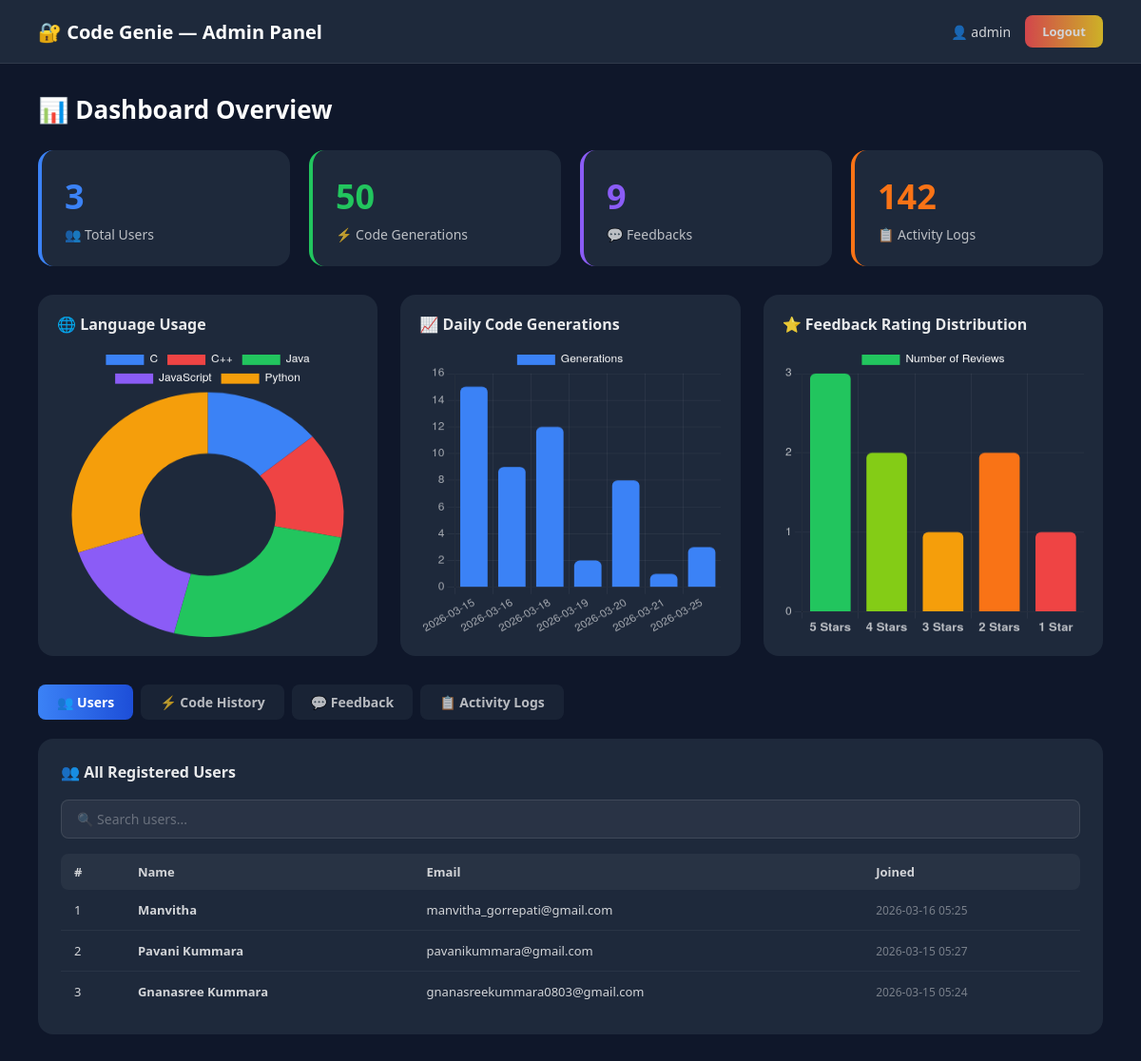
Page /admin/dashboard (signed in) on the earlier database version.
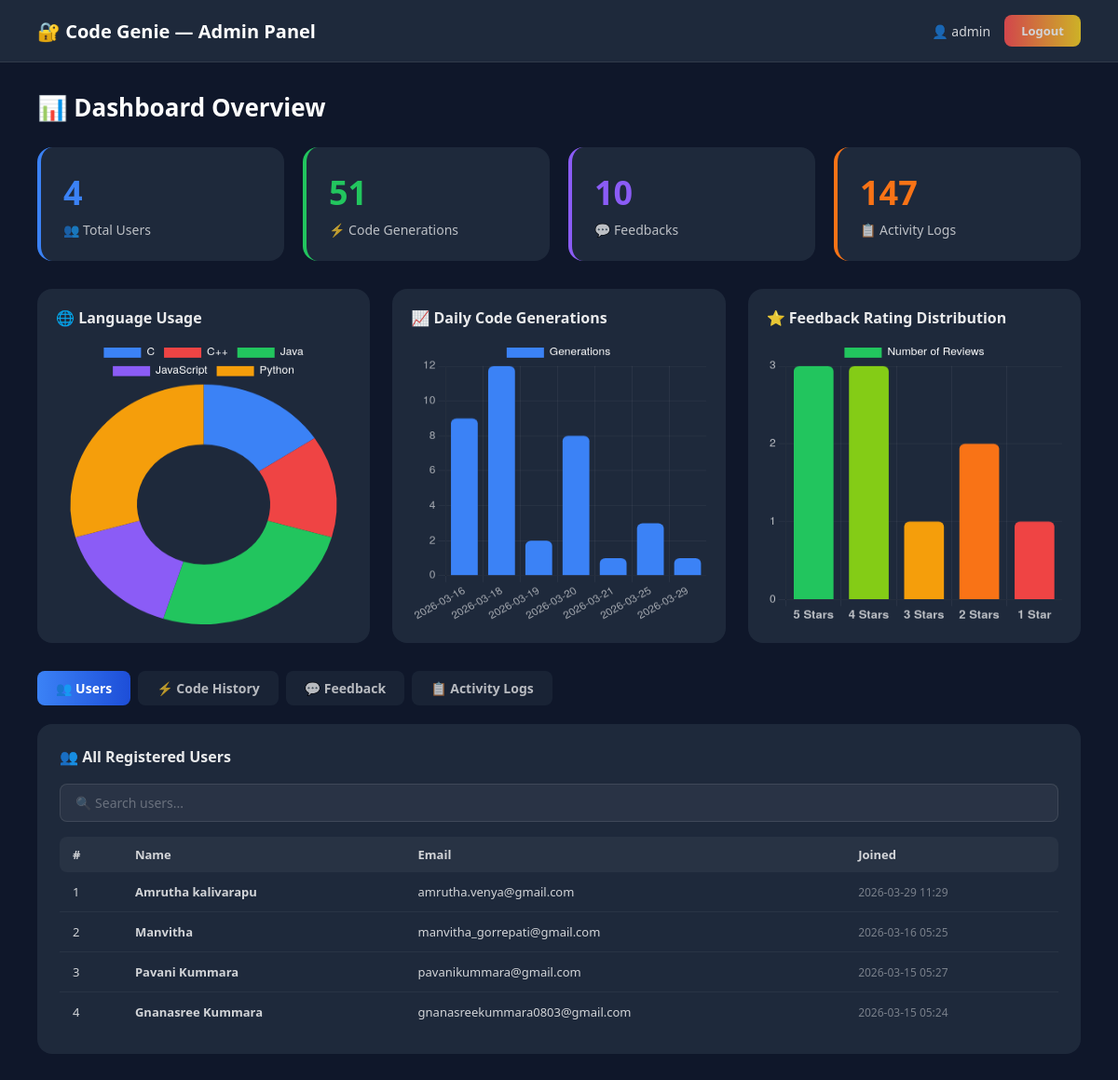
Same page on the later database version.
### tables this page shows
CREATE TABLE users(
    id INTEGER PRIMARY KEY AUTOINCREMENT,
    name TEXT NOT NULL,
    email TEXT UNIQUE NOT NULL,
    password TEXT NOT NULL,
    created_at TIMESTAMP DEFAULT CURRENT_TIMESTAMP
);

### app.py (the view)
@app.route('/admin/dashboard')
def admin_dashboard():
    if 'admin' not in session:
        return redirect(url_for('admin_login'))
    conn = get_db()
    total_users = conn.execute("SELECT COUNT(*) FROM users").fetchone()[0]
    total_generations = conn.execute("SELECT COUNT(*) FROM code_history").fetchone()[0]
    total_feedback = conn.execute("SELECT COUNT(*) FROM feedback").fetchone()[0]
    total_logs = conn.execute("SELECT COUNT(*) FROM activity_logs").fetchone()[0]
    users = conn.execute("SELECT * FROM users ORDER BY created_at DESC").fetchall()
    history = conn.execute(
        "SELECT * FROM code_history ORDER BY timestamp DESC LIMIT 20"
    ).fetchall()
    feedbacks = conn.execute(
        "SELECT * FROM feedback ORDER BY timestamp DESC"
    ).fetchall()
    logs = conn.execute(
        "SELECT * FROM activity_logs ORDER BY timestamp DESC LIMIT 50"
    ).fetchall()
    lang_data = conn.execute(
        "SELECT language, COUNT(*) as count FROM code_history GROUP BY language"
    ).fetchall()
    daily_data = conn.execute("""
        SELECT DATE(timestamp) as day, COUNT(*) as count
        FROM code_history
        GROUP BY DATE(timestamp)
        ORDER BY day DESC LIMIT 7
    """).fetchall()
    rating_data = conn.execute("""
        SELECT rating, COUNT(*) as count
        FROM feedback
        GROUP BY rating
        ORDER BY rating DESC
    """).fetchall()
    conn.close()
    return render_template("admin_dashboard.html",
        total_users=total_users,
        total_generations=total_generations,
        total_feedback=total_feedback,
        total_logs=total_logs,
        users=users,
        history=history,
        feedbacks=feedbacks,
        logs=logs,
        lang_data=lang_data,
        daily_data=daily_data,
        rating_data=rating_data
    )

### app.py (called while the page is built)
def get_db():
    conn = sqlite3.connect(DB_PATH)
    conn.row_factory = sqlite3.Row
    return conn

### templates/admin_dashboard.html (shortened to what this page needs)
<!DOCTYPE html>
<html>
<head>
</head>
<body>
<div class="navbar">
    <h1>🔐 Code Genie — Admin Panel</h1>
    <div class="navbar-right">
        <span>👤 {{ session['admin'] }}</span>
        <a href="{{ url_for('admin_logout') }}" class="logout-btn">Logout</a>
    </div>
</div>
<div class="main">
    <p class="page-title">📊 Dashboard Overview</p>
    <div class="stats">
        <div class="stat-card blue">
            <div class="number">{{ total_users }}</div>
            <div class="label">👥 Total Users</div>
        </div>
        <div class="stat-card green">
            <div class="number">{{ total_generations }}</div>
            <div class="label">⚡ Code Generations</div>
        </div>
        <div class="stat-card purple">
            <div class="number">{{ total_feedback }}</div>
            <div class="label">💬 Feedbacks</div>
        </div>
        <div class="stat-card orange">
            <div class="number">{{ total_logs }}</div>
            <div class="label">📋 Activity Logs</div>
        </div>
    </div>
    <div class="charts">
        <div class="chart-card">
            <h3>🌐 Language Usage</h3>
            <canvas id="langChart"></canvas>
        </div>
        <div class="chart-card">
            <h3>📈 Daily Code Generations</h3>
            <canvas id="dailyChart"></canvas>
        </div>
        <div class="chart-card">
            <h3>⭐ Feedback Rating Distribution</h3>
            <canvas id="ratingChart"></canvas>
        </div>
    </div>
    <div class="tabs">
        <button class="tab-btn active" onclick="showTab('users', this)">👥 Users</button>
        <button class="tab-btn" onclick="showTab('history', this)">⚡ Code History</button>
        <button class="tab-btn" onclick="showTab('feedback', this)">💬 Feedback</button>
        <button class="tab-btn" onclick="showTab('logs', this)">📋 Activity Logs</button>
    </div>
    <div class="tab-content active" id="tab-users">
        <div class="table-wrap">
            <h3>👥 All Registered Users</h3>
            <input class="search-bar" placeholder="🔍 Search users..." oninput="filterTable(this, 'users-table')">
            {% if users %}
            <table id="users-table">
                <thead>
                    <tr>
                        <th>#</th>
                        <th>Name</th>
                        <th>Email</th>
                        <th>Joined</th>
                    </tr>
                </thead>
                <tbody>
                    {% for u in users %}
                    <tr>
                        <td>{{ loop.index }}</td>
                        <td><strong>{{ u['name'] }}</strong></td>
                        <td>{{ u['email'] }}</td>
                        <td><span class="timestamp">{{ u['created_at'][:16] if u['created_at'] else 'N/A' }}</span></td>
                    </tr>
                    {% endfor %}
                </tbody>
            </table>
            {% else %}
            <div class="empty">No users registered yet.</div>
            {% endif %}
        </div>
    </div>
</div>
</body>
</html>

### templates/admin_dashboard.html (style rules this page uses)
* { margin:0; padding:0; box-sizing:border-box; font-family:'Segoe UI',sans-serif; }
body { background: #0f172a; color: white; min-height: 100vh; }
.navbar { background: #1e293b; padding: 16px 40px; display: flex; justify-content: space-between; align-items: center; border-bottom: 1px solid rgba(255,255,255,0.08); }
.navbar h1 { font-size: 20px; font-weight: 700; }
.navbar-right { display: flex; align-items: center; gap: 15px; font-size: 14px; opacity: 0.8; }
.logout-btn { padding: 8px 18px; background: linear-gradient(90deg, #ff4e50, #f9d423); border-radius: 8px; text-decoration: none; color: white; font-weight: 700; font-size: 13px; transition: 0.3s; }
.main { padding: 30px 40px; }
.page-title { font-size: 26px; font-weight: 700; margin-bottom: 25px; }
.stats { display: grid; grid-template-columns: repeat(4, 1fr); gap: 20px; margin-bottom: 30px; }
.stat-card { background: #1e293b; border-radius: 16px; padding: 24px; border-left: 4px solid; transition: 0.3s; }
.stat-card.blue { border-color: #3b82f6; }
.stat-card.green { border-color: #22c55e; }
.stat-card.purple { border-color: #8b5cf6; }
.stat-card.orange { border-color: #f97316; }
.stat-card .number { font-size: 36px; font-weight: 700; margin-bottom: 6px; }
.stat-card.blue .number { color: #3b82f6; }
.stat-card.green .number { color: #22c55e; }
.stat-card.purple .number { color: #8b5cf6; }
.stat-card.orange .number { color: #f97316; }
.stat-card .label { font-size: 14px; opacity: 0.7; }
.charts { display: grid; grid-template-columns: 1fr 1fr 1fr; gap: 24px; margin-bottom: 30px; }
.chart-card { background: #1e293b; border-radius: 16px; padding: 20px; height: 380px; display: flex; flex-direction: column; }
.chart-card h3 { font-size: 16px; font-weight: 700; margin-bottom: 12px; opacity: 0.9; flex-shrink: 0; }
.chart-card canvas { flex: 1; min-height: 0; }
.tabs { display: flex; gap: 8px; margin-bottom: 20px; flex-wrap: wrap; }
.tab-btn { padding: 9px 20px; border: none; border-radius: 8px; background: #1e293b; color: white; font-size: 14px; font-weight: 600; cursor: pointer; transition: 0.3s; opacity: 0.7; }
.tab-btn.active { background: linear-gradient(90deg, #3b82f6, #1d4ed8); opacity: 1; }
.tab-content { display: none; }
.tab-content.active { display: block; }
.table-wrap { background: #1e293b; border-radius: 16px; padding: 24px; overflow-x: auto; }
.table-wrap h3 { font-size: 16px; font-weight: 700; margin-bottom: 18px; opacity: 0.9; }
table { width: 100%; border-collapse: collapse; font-size: 13px; }
th { text-align: left; padding: 10px 14px; background: rgba(255,255,255,0.06); font-weight: 700; opacity: 0.8; white-space: nowrap; }
th:first-child { border-radius: 8px 0 0 8px; }
th:last-child { border-radius: 0 8px 8px 0; }
td { padding: 12px 14px; border-bottom: 1px solid rgba(255,255,255,0.05); opacity: 0.8; vertical-align: top; }
tr:last-child td { border-bottom: none; }
.timestamp { font-size: 12px; opacity: 0.5; white-space: nowrap; }
.search-bar { width: 100%; padding: 10px 16px; border-radius: 8px; border: 1px solid rgba(255,255,255,0.1); background: rgba(255,255,255,0.05); color: white; font-size: 14px; margin-bottom: 16px; outline: none; }
.search-bar::placeholder { color: rgba(255,255,255,0.3); }

Differences in the rows shown:
added users: name "Amrutha kalivarapu", email "amrutha.venya@gmail.com", created_at "2026-03-29 11:29"
Other differences:
{{ total_users }}: "3" → "4"
{{ total_generations }}: "50" → "51"
{{ total_feedback }}: "9" → "10"
{{ total_logs }}: "142" → "147"
chart data {{ l['count'] }}: 7, 7, 13, 8, 15 → 8, 7, 13, 8, 15
chart data {{ d['day'] }}: 2026-03-25, 2026-03-21, 2026-03-20, 2026-03-19, 2026-03-18, 2026-03-16, 2026-03-15 → 2026-03-29, 2026-03-25, 2026-03-21, 2026-03-20, 2026-03-19, 2026-03-18, 2026-03-16
chart data {{ d['count'] }}: 3, 1, 8, 2, 12, 9, 15 → 1, 3, 1, 8, 2, 12, 9
chart data {{ r['count'] }}: 3, 2, 1, 2, 1 → 3, 3, 1, 2, 1
